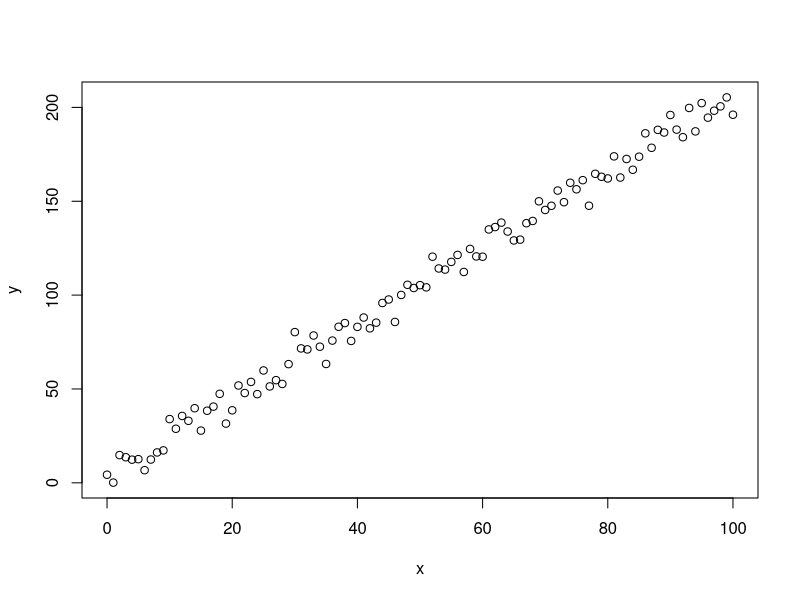

This figure's R source:
## ---- chunk 1
# You can also refer to code chunks from above to place figures at the bottom.
## ---- chunk 2
x <- 0:100
set.seed(999)
y <- 2 * (x + rnorm(length(x), sd = 3) + 3)
plot(x, y)
## ---- chunk 3
# You can also refer to code chunks from above to place figures at the bottom.
